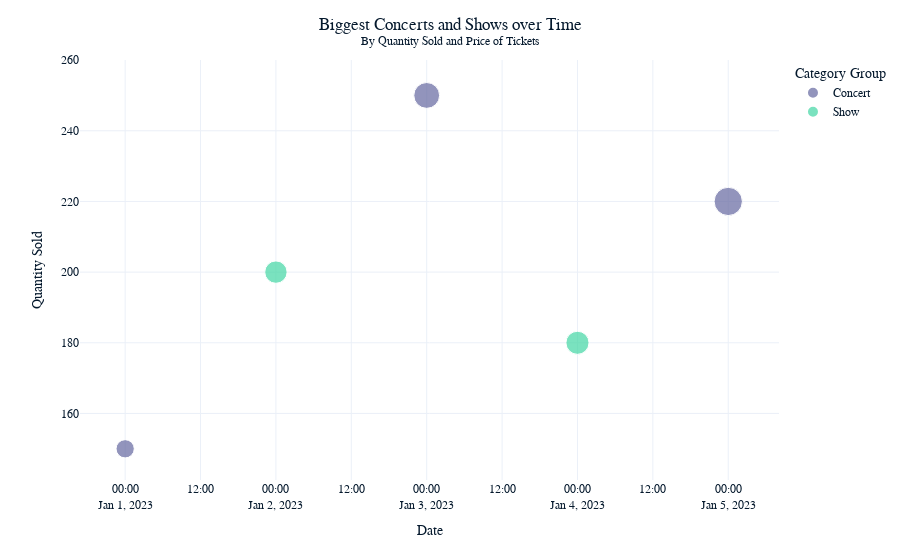

The code cell stored with this chart in its notebook:
### Code cell
# Import libraries
import pandas as pd
import plotly.express as px

# Sample data for ticket_prices DataFrame with more data points for clarity
data = {
    "caldate": ["2023-01-01", "2023-01-02", "2023-01-03", "2023-01-04", "2023-01-05"],
    "qtysold": [150, 200, 250, 180, 220],
    "catgroup": ["Concert", "Show", "Concert", "Show", "Concert"],
    "priceperticket": [50, 75, 100, 80, 120],
    "eventname": ["Concert A", "Show B", "Concert C", "Show D", "Concert E"]
}

# Create DataFrame
ticket_prices = pd.DataFrame(data)

# Convert 'caldate' to datetime format for proper plotting
ticket_prices["caldate"] = pd.to_datetime(ticket_prices["caldate"])

# Create scatter plot
fig = px.scatter(
    ticket_prices,
    x="caldate",
    y="qtysold",
    color="catgroup",
    size="priceperticket",
    hover_data=["eventname"],
)

# Update layout with titles and styling
fig.update_layout(
    title="Biggest Concerts and Shows over Time<br><sup>By Quantity Sold and Price of Tickets</sup>",
    title_x=0.5,
    xaxis_title="Date",
    yaxis_title="Quantity Sold",
    legend_title="Category Group"
)

# Show plot
fig.show()

### Figure 1 — Plotly figure (JSON) as saved in the notebook; plotly's stock layout.template omitted (floating-point values rounded to 4 significant figures)
{"data": [{"customdata": [["Concert A"], ["Concert C"], ["Concert E"]], "hovertemplate": "catgroup=Concert<br>caldate=%{x}<br>qtysold=%{y}<br>priceperticket=%{marker.size}<br>eventname=%{customdata[0]}<extra></extra>", "legendgroup": "Concert", "marker": {"color": "#6568a0", "size": [50, 100, 120], "sizemode": "area", "sizeref": 0.3, "symbol": "circle"}, "mode": "markers", "name": "Concert", "orientation": "v", "showlegend": true, "x": ["2023-01-01T00:00:00", "2023-01-03T00:00:00", "2023-01-05T00:00:00"], "xaxis": "x", "y": [150, 250, 220], "yaxis": "y", "type": "scatter"}, {"customdata": [["Show B"], ["Show D"]], "hovertemplate": "catgroup=Show<br>caldate=%{x}<br>qtysold=%{y}<br>priceperticket=%{marker.size}<br>eventname=%{customdata[0]}<extra></extra>", "legendgroup": "Show", "marker": {"color": "#43d7a4", "size": [75, 80], "sizemode": "area", "sizeref": 0.3, "symbol": "circle"}, "mode": "markers", "name": "Show", "orientation": "v", "showlegend": true, "x": ["2023-01-02T00:00:00", "2023-01-04T00:00:00"], "xaxis": "x", "y": [200, 180], "yaxis": "y", "type": "scatter"}], "layout": {"xaxis": {"anchor": "y", "domain": [0, 1], "title": {"text": "Date"}}, "yaxis": {"anchor": "x", "domain": [0, 1], "title": {"text": "Quantity Sold"}}, "legend": {"title": {"text": "Category Group"}, "tracegroupgap": 0, "itemsizing": "constant"}, "margin": {"t": 60}, "title": {"text": "Biggest Concerts and Shows over Time<br><sup>By Quantity Sold and Price of Tickets</sup>", "x": 0.5}}}
